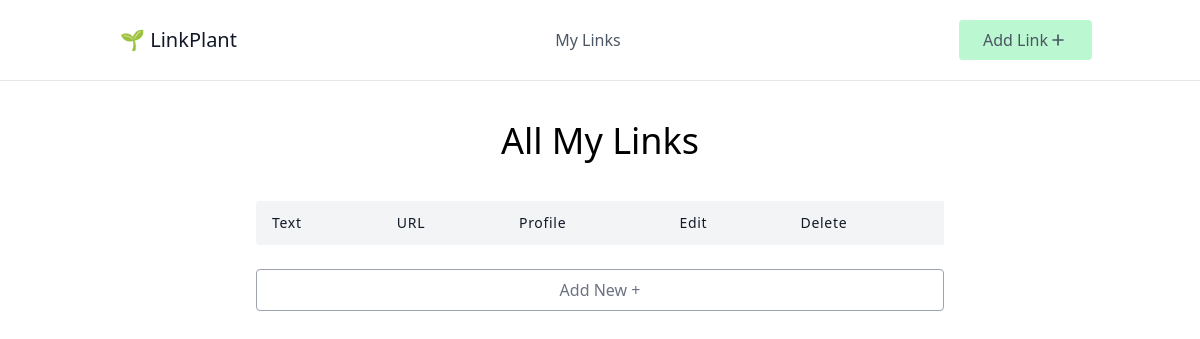
The app's page /, older data.
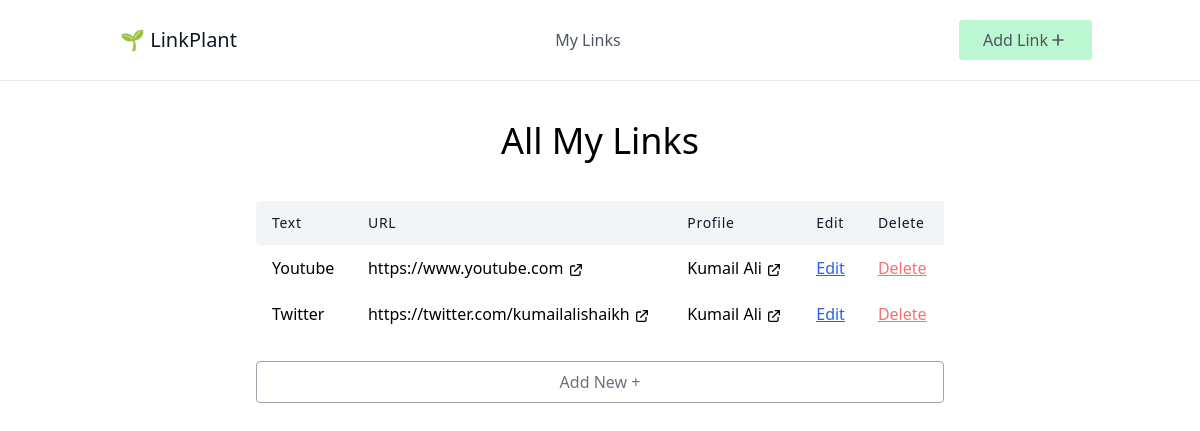
The same page, newer data.
### link_plant/models.py (models this page shows, shortened)
class Link(models.Model):
    text = models.CharField(max_length=100)
    url = models.URLField()
    profile = models.ForeignKey(Profile, on_delete=models.CASCADE, related_name="links")

class Profile(models.Model):
    BG_CHOICES = (
        ("blue", "Blue"),  # blue -> db, Blue -> Admin panel (Human readable)
        ("green", "Green"),
        ("yellow", "Yellow"),
    )
    name = models.CharField(max_length=100)
    slug = models.SlugField(max_length=100)
    bg_color = models.CharField(max_length=50, choices=BG_CHOICES)

### link_plant/views.py (the view)
# urls.py: path("", LinkListView.as_view(), name="link-list"),
class LinkListView(ListView):
    model = Link

### link_plant/templates/link_plant/link_list.html
{% extends 'link_plant/_base.html' %}
{% block content %}
<h1 class="text-4xl text-center mb-10">All My Links</h1>
<div class="w-full mx-auto overflow-auto">
    <table class="table-auto w-full text-left whitespace-no-wrap">
        <thead>
            <tr>
                <th class="px-4 py-3 title-font tracking-wider font-medium text-gray-900 text-sm bg-gray-100 rounded-tl rounded-bl">Text</th>
                <th class="px-4 py-3 title-font tracking-wider font-medium text-gray-900 text-sm bg-gray-100">URL</th>
                <th class="px-4 py-3 title-font tracking-wider font-medium text-gray-900 text-sm bg-gray-100">Profile</th>
                <th class="px-4 py-3 title-font tracking-wider font-medium text-gray-900 text-sm bg-gray-100">Edit</th>
                <th class="px-4 py-3 title-font tracking-wider font-medium text-gray-900 text-sm bg-gray-100">Delete</th>
            </tr>
        </thead>
        <tbody>
            {% for link in object_list %}
            <tr>
                <td class="px-4 py-3">{{link.text}}</td>
                <td class="px-4 py-3">
                    <a href="{{link.url}}" target="_blank">
                        {{link.url}}
                        <svg xmlns="http://www.w3.org/2000/svg" class="h-4 w-4 inline" fill="none" viewBox="0 0 24 24" stroke="currentColor" stroke-width="2">
                        <path stroke-linecap="round" stroke-linejoin="round" d="M10 6H6a2 2 0 00-2 2v10a2 2 0 002 2h10a2 2 0 002-2v-4M14 4h6m0 0v6m0-6L10 14" />
                        </svg>
                    </a>
                </td>
                <td class="px-4 py-3">
                    <a href="{% url 'profile' link.profile.slug %}" target="_blank">
                        {{link.profile.name}}
                        <svg xmlns="http://www.w3.org/2000/svg" class="h-4 w-4 inline" fill="none" viewBox="0 0 24 24" stroke="currentColor" stroke-width="2">
                        <path stroke-linecap="round" stroke-linejoin="round" d="M10 6H6a2 2 0 00-2 2v10a2 2 0 002 2h10a2 2 0 002-2v-4M14 4h6m0 0v6m0-6L10 14" />
                        </svg>
                    </a>
                </td>
                <td class="px-4 py-3 underline text-blue-600"><a href="{% url 'link-update' link.id %}">Edit</a></td>
                <td class="px-4 py-3 underline text-red-400"><a href="{% url 'link-delete' link.id %}">Delete</a></td>
            </tr>
        {% endfor %}
      </tbody>
    </table>
    <a href="{% url 'link-create' %}">
        <p class="mt-6 py-2 w-full border rounded border-gray-400 text-center text-gray-500 hover:cursor-pointer hover:bg-gray-100 hover:border-gray-500">
            Add New +
        </p>
    </a>
  </div>
{% endblock content %}

Row changes from the older to the newer data that the page shows:
added Link: text "Youtube", url "https://www.youtube.com", profile.name "Kumail Ali"
added Link: text "Twitter", url "https://twitter.com/kumailalishaikh", profile.name "Kumail Ali"
